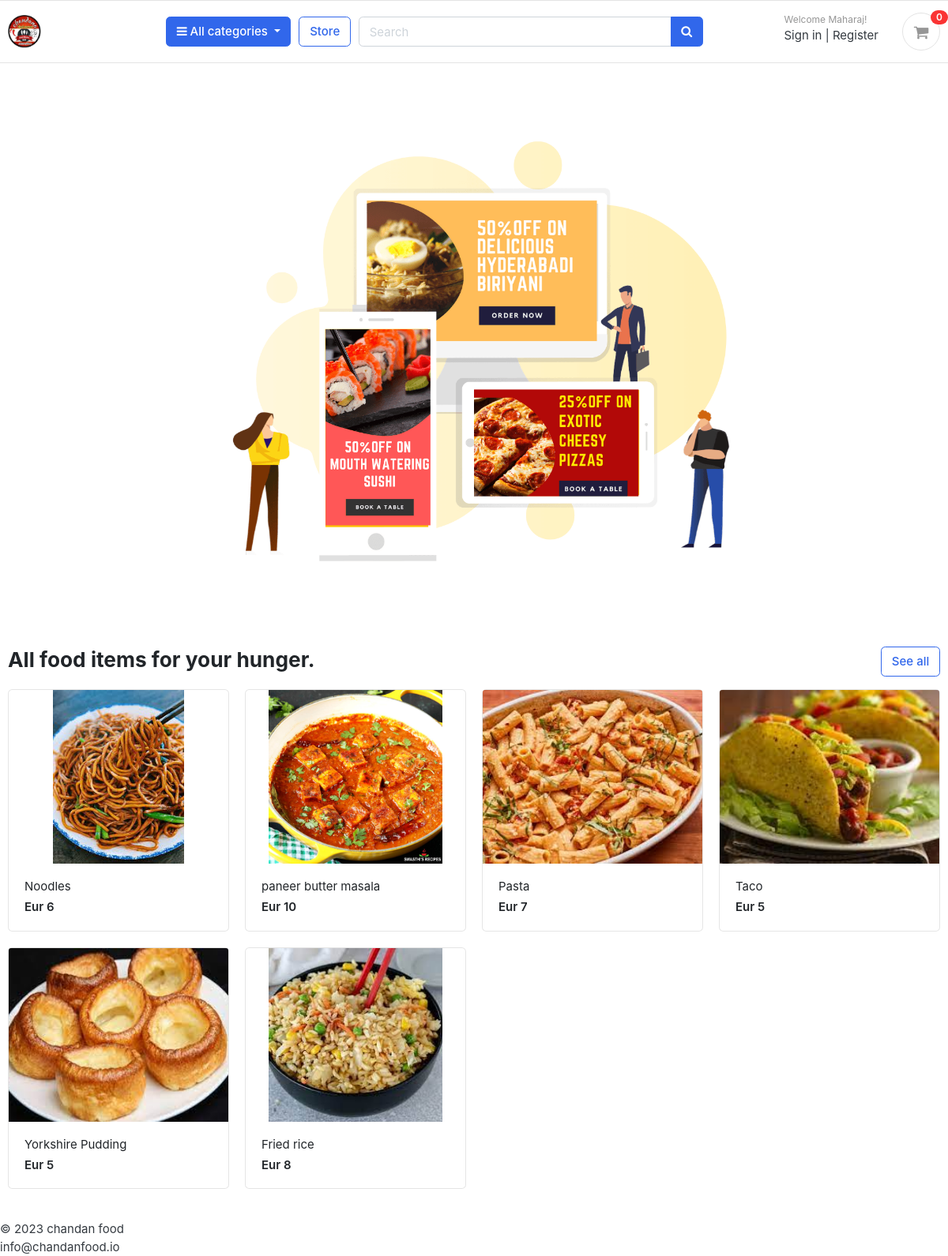
The page / on the database its author committed.
### foodstore/models.py (models this page shows, shortened)
class Product(models.Model):
    product_name = models.CharField(max_length=200, unique=True)
    slug = models.SlugField(max_length=100, unique=True)
    description = models.TextField(max_length=500, blank=True)
    price = models.IntegerField()
    image = models.ImageField(upload_to='photos/products', blank=True)
    stock = models.IntegerField()
    is_available = models.BooleanField(default=True)
    category = models.ForeignKey(Category, on_delete=models.CASCADE)
    created_date = models.DateTimeField(auto_now_add=True)
    modified_date = models.DateTimeField(auto_now=True)
    def get_url(self):
        return reverse('product_detail', args=[self.category.slug,self.slug])

### djangoProject/views.py (the view)
# urls.py: 2. Add a URL to urlpatterns:  path('', views.home, name='home')
def home(request):
    products = Product.objects.all().filter(is_available=True)
    context = {'products': products, }
    return render(request, 'home.html',context)

### carts/context_processor.py (called while the page is built)
def counter(request):
    cart_count=0
    if 'admin' in request.path:
        return {}
    else:
        try:
            cart=Cart.objects.filter(cart_id=_cart_id(request))
            if request.user.is_authenticated:
                cart_items=CartItem.objects.all().filter(user=request.user)
            else:
                cart_items=CartItem.objects.all().filter(cart=cart[:1])
            for cart_item in cart_items:
                cart_count +=cart_item.quantity
        except Cart.DoesNotExist:
            cart_count=0
        return dict(cart_count=cart_count)

### carts/views.py (called while the page is built)
def _cart_id(request):
    cart = request.session.session_key
    if not cart:
        cart = request.session.create()
    return cart

### category/context_processors.py (called while the page is built)
def menu_links(request):
    links=Category.objects.all()
    return dict(links=links)

### category/models.py (called while the page is built)
    def get_url(self):
        return reverse('products_by_category', args=[self.slug])

### templates/home.html
{% extends 'base.html' %}
{% load static %}
{% block content %}
<section class="section-intro padding-y-sm">
    <div class="container">
        <div class="intro-banner-wrap">
            <img src="{% static 'images/banners/1.png' %}" class="img-fluid rounded">
        </div>
    </div>
</section>
<section class="section-name padding-y-sm">
    <div class="container">
        <header class="section-heading">
            <a href="{% url 'foodstore' %}" class="btn btn-outline-primary float-right">See all</a>
            <h3 class="section-title">All food items for your hunger.</h3>
        </header>
        <div class="row">
            {%  for product in products %}
            <div class="col-md-3">
                <div class="card card-product-grid">
                    <a href="{{ product.get_url }}" class="img-wrap"> <img src="{{product.image.url }}"> </a>
                    <figcaption class="info-wrap">
                        <a href="{{ product.get_url }}" class="title">{{ product.product_name}}</a>
                        <div class="price mt-1">Eur {{ product.price }}</div>
                    </figcaption>
                </div>
            </div>
            {% endfor %}
        </div>
    </div>
</section>
{% endblock %}

### static/css/ui.css (style rules this page uses)
html { font-family: "Inter", sans-serif; font-size: 15px; }
.img-wrap { text-align: center; display: block; }
.img-wrap img { max-width: 100%; }
.padding-y-sm { padding-top: 20px; padding-bottom: 20px; }
.section-heading { margin-bottom: 20px; margin-top: 15px; }
.section-title { color: #212529; }
[class*=card-product] a.title { color: #212529; display: block; }
[class*=card-product] .img-wrap { overflow: hidden; position: relative; }
[class*=card-product] .img-wrap img { height: 100%; max-width: 100%; width: auto; display: inline-block; -o-object-fit: cover; object-fit: cover; }
.card-product-grid { margin-bottom: 20px; }
.card-product-grid .img-wrap { border-radius: 0.2rem 0.2rem 0 0; height: 220px; }
.card-product-grid .info-wrap { overflow: hidden; padding: 18px 20px; }
.card .img-wrap { overflow: hidden; }
.price { font-weight: 600; color: #212529; }

### rows shown on the page
Product: image (picture), product_name "Noodles", price "6"
Product: image (picture), product_name "paneer butter masala", price "10"
Product: image (picture), product_name "Pasta", price "7"
Product: image (picture), product_name "Taco", price "5"
Product: image (picture), product_name "Yorkshire Pudding", price "5"
Product: image (picture), product_name "Fried rice", price "8"

### other values the page prints
{{ cart_count }} "0"
